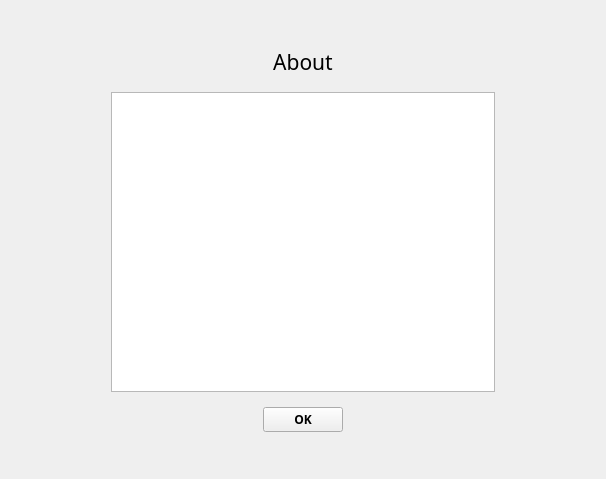
<?xml version="1.0" encoding="UTF-8"?>
<ui version="4.0">
 <class>About</class>
 <widget class="QWidget" name="About">
  <property name="geometry">
   <rect>
    <x>0</x>
    <y>0</y>
    <width>606</width>
    <height>479</height>
   </rect>
  </property>
  <property name="windowTitle">
   <string notr="true"/>
  </property>
  <layout class="QVBoxLayout" name="verticalLayout_2">
   <item>
    <layout class="QVBoxLayout" name="verticalLayout">
     <property name="spacing">
      <number>15</number>
     </property>
     <property name="leftMargin">
      <number>100</number>
     </property>
     <property name="rightMargin">
      <number>100</number>
     </property>
     <item>
      <spacer name="verticalSpacer">
       <property name="orientation">
        <enum>Qt::Vertical</enum>
       </property>
       <property name="sizeHint" stdset="0">
        <size>
         <width>20</width>
         <height>40</height>
        </size>
       </property>
      </spacer>
     </item>
     <item>
      <widget class="QLabel" name="labelProxyConfiguration">
       <property name="font">
        <font>
         <family>Segoe UI Semibold</family>
         <pointsize>16</pointsize>
         <weight>50</weight>
         <bold>false</bold>
        </font>
       </property>
       <property name="styleSheet">
        <string notr="true">color: @color-text-on-background ;</string>
       </property>
       <property name="text">
        <string>About</string>
       </property>
       <property name="alignment">
        <set>Qt::AlignCenter</set>
       </property>
      </widget>
     </item>
     <item>
      <widget class="QPlainTextEdit" name="plainTextEdit">
       <property name="minimumSize">
        <size>
         <width>0</width>
         <height>300</height>
        </size>
       </property>
       <property name="styleSheet">
        <string notr="true">QPlainTextEdit {
	background-color: transparent;
	border: 1px solid @color-panel-background-border;
	color: @color-text-on-background;
	
}


QScrollBar::vertical{
	border: none;
	background:  transparent;
	width: 10px;
	margin: 0px 0px 0px 0px;
}

QScrollBar::handle:vertical {
	background : @color-button-background;
	border: none;
	border-radius: 5px;
}

QScrollBar::add-line:vertical {
	border: none;
	height:0px;
}	

QScrollBar::sub-line:vertical {
	border: none;
	height:0px;
}	

QScrollBar::add-page:vertical, QScrollBar::sub-page:vertical {
    background: none;
}


</string>
       </property>
       <property name="readOnly">
        <bool>true</bool>
       </property>
       <property name="plainText">
        <string/>
       </property>
       <property name="textInteractionFlags">
        <set>Qt::TextBrowserInteraction</set>
       </property>
      </widget>
     </item>
     <item alignment="Qt::AlignHCenter|Qt::AlignVCenter">
      <widget class="QPushButton" name="buttonValidateAbout">
       <property name="minimumSize">
        <size>
         <width>50</width>
         <height>0</height>
        </size>
       </property>
       <property name="font">
        <font>
         <family>Segoe WP</family>
         <weight>75</weight>
         <bold>true</bold>
        </font>
       </property>
       <property name="autoFillBackground">
        <bool>false</bool>
       </property>
       <property name="styleSheet">
        <string notr="true"/>
       </property>
       <property name="text">
        <string>OK</string>
       </property>
      </widget>
     </item>
     <item>
      <spacer name="verticalSpacer_2">
       <property name="orientation">
        <enum>Qt::Vertical</enum>
       </property>
       <property name="sizeHint" stdset="0">
        <size>
         <width>20</width>
         <height>40</height>
        </size>
       </property>
      </spacer>
     </item>
    </layout>
   </item>
  </layout>
 </widget>
 <resources/>
 <connections/>
</ui>
